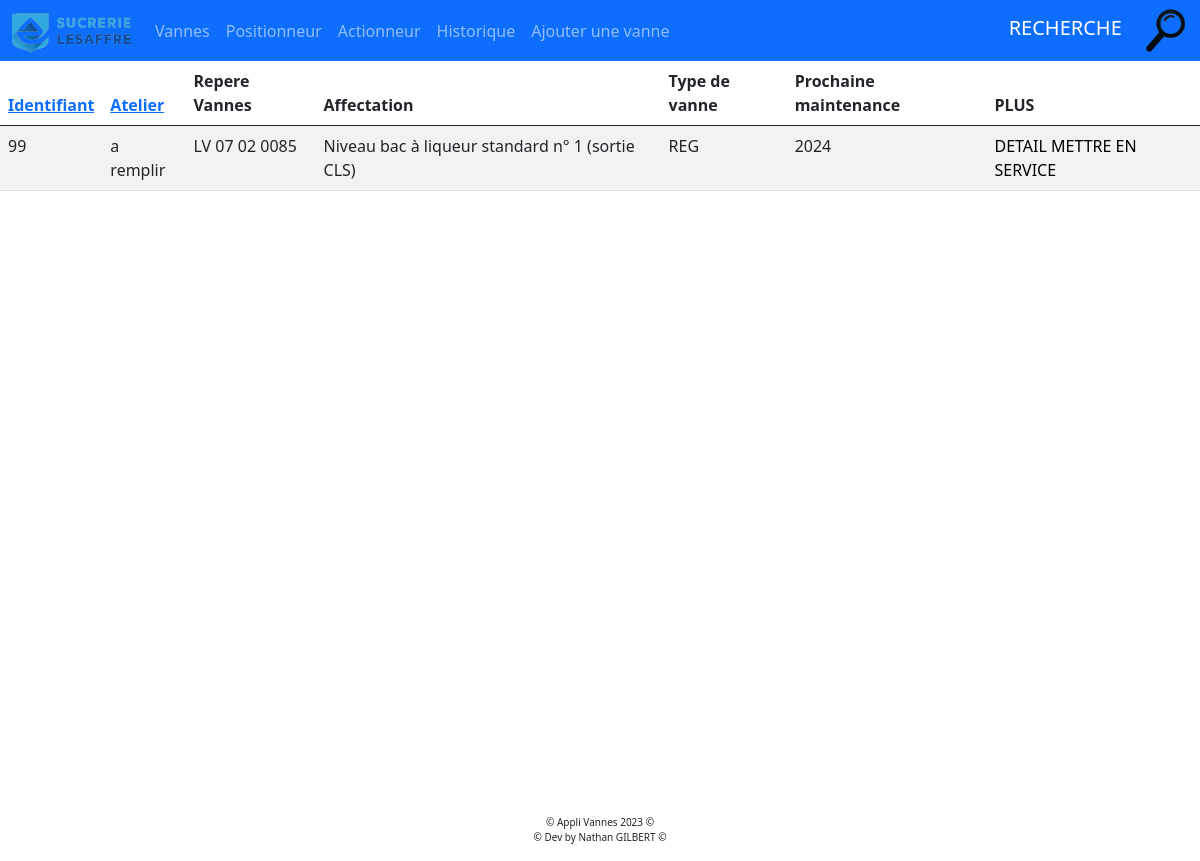
The page /historique/ on the database as committed earlier.
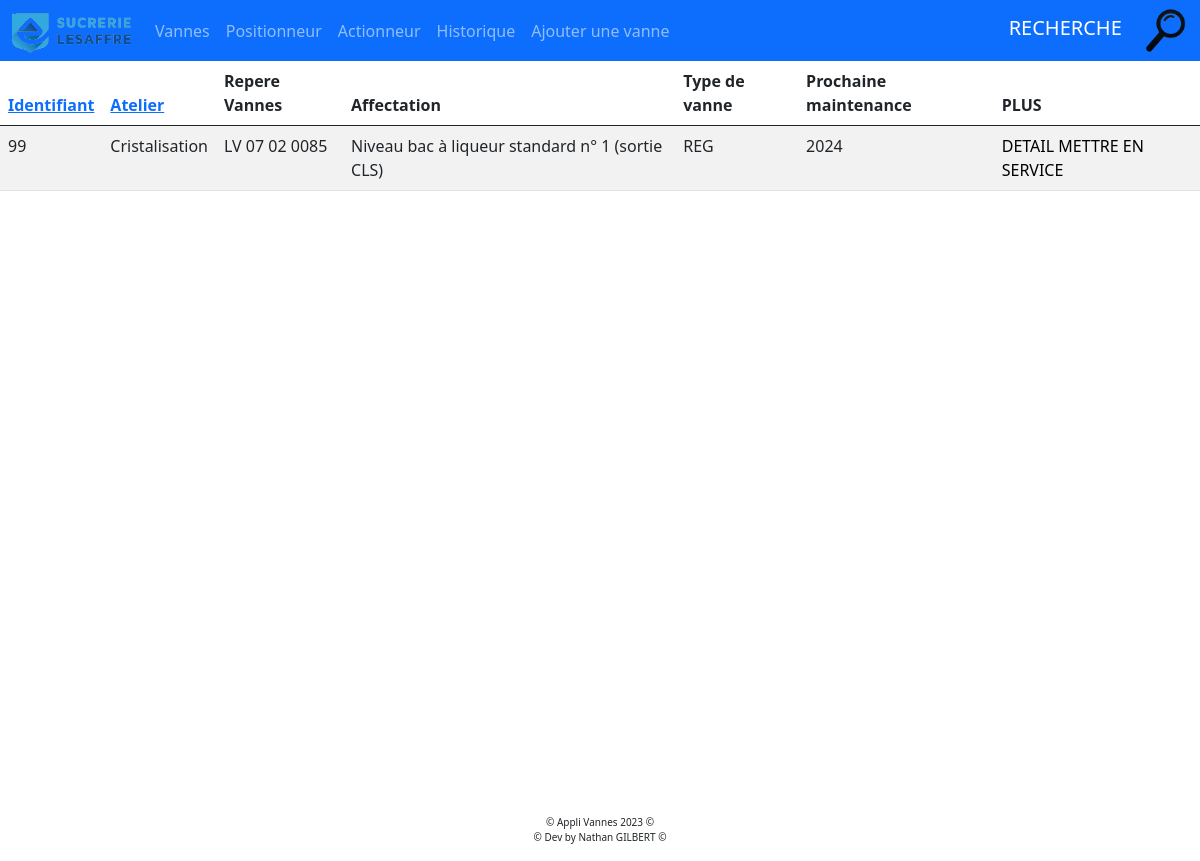
The same page on the database as committed later.
### appliVanne/models.py (models this page shows)
class Vanne(models.Model):
    class Meta:
        db_table = 'VANNES'
    id_vanne = models.AutoField(primary_key=True, unique=True)
    id_atelier = models.ForeignKey('ATELIER', to_field='id_atelier', on_delete=models.CASCADE, null=True)
    repere_vanne = models.CharField(max_length=255, null=True)
    affectation_vanne = models.CharField(max_length=255, null=True)
    machine_vanne = models.CharField(max_length=255, null=True)
    numero_commande = models.CharField(max_length=20, null=True)
    id_actionneur = models.ForeignKey('ACTIONNEUR', to_field='id_actionneur', on_delete=models.CASCADE, null=True)
    id_corps = models.ForeignKey('CORPS', to_field='id_corps', on_delete=models.CASCADE, null=True)
    id_positionneur = models.ForeignKey('POSITIONNEUR', to_field='id_positionneur', on_delete=models.CASCADE, null=True)
    id_fournisseur_vannes = models.ForeignKey('FOURNISSEUR', to_field='id_fournisseur', on_delete=models.CASCADE, default=0, null=True)
    type_vannes = models.CharField(max_length=255, null=True)
    organe_reglant = models.CharField(max_length=255, null=True)
    date_achat = models.CharField(max_length=255, null=True)
    freq_revision = models.IntegerField(null=True)
    derniere_revision = models.IntegerField(null=True)
    voir_en = models.IntegerField(null=True)
    en_service_vanne = models.IntegerField(default=1)  # Si l'état est à 0, cela signifie que la vanne est bennée. Sinon, elle est toujours en service.

class ATELIER(models.Model):
    class Meta:
        db_table = 'ATELIER'
    id_atelier = models.AutoField(primary_key=True, unique=True)
    nom_atelier = models.CharField(max_length=45, default='a remplir', unique=True)

### appliVanne/views.py (the view)
# urls.py: path("historique/", views.historiqueVanne, name="historique"),
def historiqueVanne(request):
    LesVannes = Vanne.objects.filter(en_service_vanne=0)
    return render(request, "appliVanne/historique.html", {"listeVannes": LesVannes})

### appliVanne/templates/appliVanne/historique.html
{% extends "appliVanne/base.html" %} {% block title %} Ajout Vannes {% endblock %}
{% block main %}
<table class="table table-striped">
    <thead>
      <tr>
        <th scope="col"> <a href="?tri=id_vanne&ordre={% if request.GET.tri == 'id_vanne' and request.GET.ordre == 'asc' %}desc{% else %}asc{% endif %}"> Identifiant</a></th>
        <th scope="col"><a href="?tri=id_atelier__nom_atelier&ordre={% if request.GET.tri == 'id_atelier__nom_atelier' and request.GET.ordre == 'asc' %}desc{% else %}asc{% endif %}"> Atelier</a></th>
        <th scope="col">Repere Vannes </th>
        <th scope="col">Affectation </th>
        <th scope="col">Type de vanne </th>
        <th scope="col"> Prochaine maintenance</th>
        <th scope="col">PLUS</th>
      </tr>
    </thead>
    {% for vanne in listeVannes %}
      <tr>
        <td>{{ vanne.id_vanne}}</td>
        <td>{{ vanne.id_atelier.nom_atelier}}</td>
        <td>{{ vanne.repere_vanne }}</td>
        <td>{{ vanne.affectation_vanne }}</td>
        <td>{{ vanne.type_vannes }}</td>
        <td>{{ vanne.voir_en }}</td>
        <td>
            <a class="detdel"  href="/vanne/{{vanne.id_vanne}}/detail">DETAIL</a>
            <a class="detdel"  href="/vanne/{{vanne.id_vanne}}/recover"> METTRE EN SERVICE </a>
        </td>
      </tr>
    {% endfor %}
  </table>
{% endblock %}

Rows that differ between the two databases and show on the page:
changed through a linked row, Vanne "LV 07 02 0085": id_atelier.nom_atelier "a remplir" → "Cristalisation"
